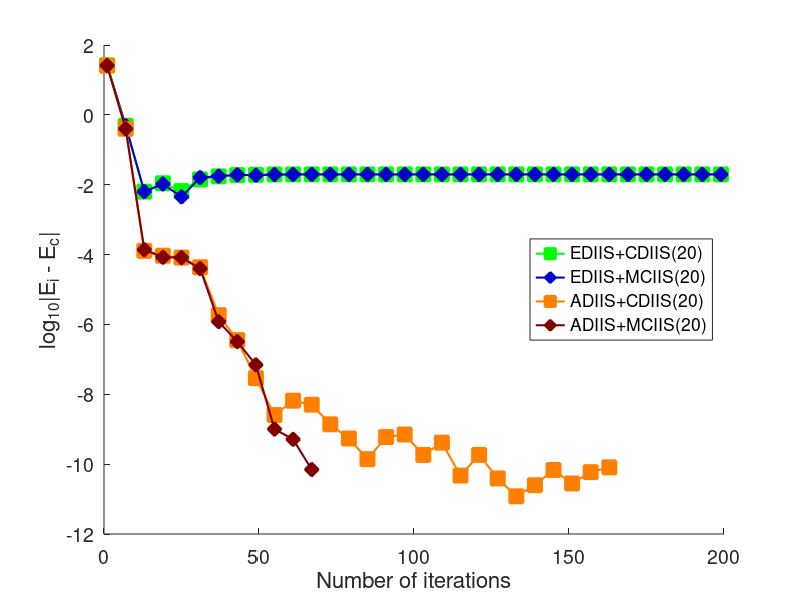

Reproduce this figure in MATLAB.


load uf43Out.mat;
% output.energySet{3} = output.energySet{3}(1:140);
% output.energySet{4} = output.energySet{4}(1:140);

maxSCFIter = 200;
ener = output.ener(3:end);
iter = output.iter(3:end);
energySet = output.energySet(3:end);

yellow = [255 215 0] ./ 255;
darkBlue = [0 0 205] ./ 255;
orange = [255 128 0] ./ 255;
darkRed = [128 0 0] ./ 255;

% shapes = {'s', 'o', 'v', '^', 'd', 'h', '<', '>'};
shapes = {'s', 'd', 's', 'd', 's', 'd'};
colors = {'g', darkBlue, orange, darkRed};

for iType = 1:length(ener)
    fprintf('%0.8f  %d \n', ener{iType}, iter{iType});
end

energyArray = [ener{:}];
iterArray = [iter{:}];
minEnergy = min(energyArray(iterArray~=maxSCFIter));

hFig = figure();
set(hFig, 'Position', [10 10 800 600])
hold();
for iType = 1:length(ener)
    errorArray = log10(abs(energySet{iType} - minEnergy));
    errorArray(errorArray == -inf) = min(errorArray(errorArray ~= -inf));
    plot(1:6:length(energySet{iType}), errorArray(1:6:end), ...
        'LineWidth', 1.5, ...
        'Color', colors{iType}, ...
        'Marker', shapes{iType}, ...
        'MarkerFaceColor', colors{iType}, ...
        'MarkerSize', 10);
end

set(gca,'FontSize', 14)

xlabel('Number of iterations', 'FontSize', 16);
ylabel('log_{10}|E_i - E_c|', 'FontSize', 16);
lgd = legend('EDIIS+CDIIS(20)', 'EDIIS+MCIIS(20)', 'ADIIS+CDIIS(20)', 'ADIIS+MCIIS(20)', ...
    'Location', 'East');

outputFileName = './graphs/uf43.pdf';
print(outputFileName, '-dpdf')


